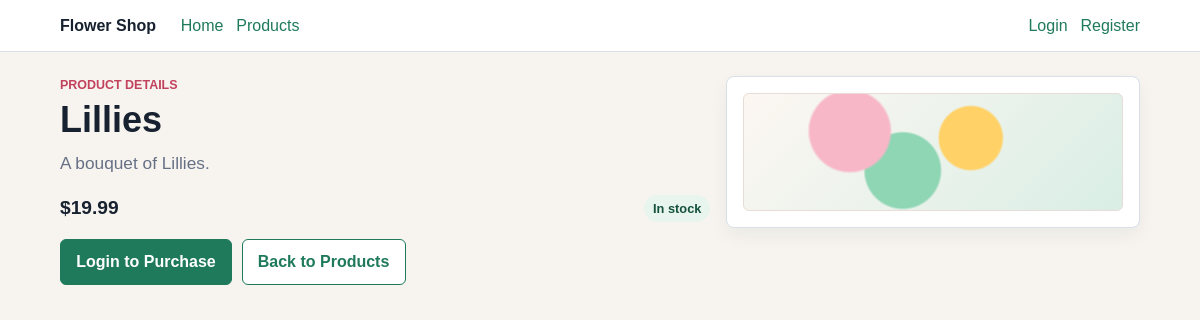
Screenshot of /products/2/ with the database file from the repository.
### shop/models.py (models this page shows, shortened)
class Product(models.Model):
	name = models.CharField(max_length=120)
	description = models.TextField(blank=True)
	price = models.DecimalField(max_digits=10, decimal_places=2)
	in_stock = models.BooleanField(default=True)
	created_at = models.DateTimeField(auto_now_add=True)

### shop/views.py (the view)
# urls.py: path("products/<int:pk>/", ProductDetailView.as_view(), name="product_detail"),
class ProductDetailView(DetailView):
	model = Product

### shop/templates/shop/product_detail.html (shortened to what this page needs)
{% extends 'shop/base.html' %}
{% block content %}
{% url 'checkout' product.pk as checkout_url %}
<div class="detail-layout">
    <section>
        <p class="eyebrow">Product details</p>
        <h1>{{ product.name }}</h1>
        <p class="lead">{{ product.description|default:"A seasonal arrangement prepared by the shop." }}</p>
        <div class="product-meta">
            <span class="price">${{ product.price }}</span>
            {% if product.in_stock %}
                <span class="status">In stock</span>
            {% else %}
                <span class="status unavailable">Out of stock</span>
            {% endif %}
        </div>
        <div class="actions" style="margin-top: 1rem;">
            {% if product.in_stock %}
                {% if user.is_authenticated %}
                    <a class="button" href="{{ checkout_url }}">Order This Arrangement</a>
                {% else %}
                    <a class="button" href="{% url 'login' %}?next={{ checkout_url|urlencode }}">Login to Purchase</a>
                {% endif %}
            {% else %}
                <span class="button muted">Currently Unavailable</span>
            {% endif %}
            <a class="button secondary" href="{% url 'product_list' %}">Back to Products</a>
        </div>
    </section>
    <aside class="panel">
        <div class="product-visual" aria-hidden="true"></div>
    </aside>
</div>
{% endblock %}

### shop/templates/shop/base.html (style rules this page uses)
:root { --ink: #17212f; --muted: #667085; --line: #d8e0ea; --surface: #ffffff; --page: #f7f4ef; --leaf: #1f7a5c; --leaf-dark: #14513f; --rose: #c2415d; --sky: #2f80ed; --amber: #b7791f; }
* { box-sizing: border-box; }
body { margin: 0; font-family: Arial, Helvetica, sans-serif; background: var(--page); color: var(--ink); line-height: 1.5; }
a { color: var(--leaf); text-decoration: none; }
.eyebrow { margin: 0 0 0.25rem; color: var(--rose); font-weight: 700; text-transform: uppercase; font-size: 0.78rem; }
h1, h2, h3 { line-height: 1.15; margin: 0 0 0.65rem; }
h1 { font-size: clamp(2rem, 3vw, 3rem); }
p { margin-top: 0; }
.lead { color: var(--muted); max-width: 670px; font-size: 1.08rem; }
.actions { display: flex; gap: 0.6rem; flex-wrap: wrap; align-items: center; }
.button, button { display: inline-flex; align-items: center; justify-content: center; min-height: 2.55rem; padding: 0.65rem 0.95rem; border: 1px solid var(--leaf); border-radius: 6px; background: var(--leaf); color: #fff; font: inherit; font-weight: 700; cursor: pointer; }
.button.secondary { background: var(--surface); color: var(--leaf); }
.product-card, .panel { background: var(--surface); border: 1px solid var(--line); border-radius: 8px; padding: 1rem; box-shadow: 0 8px 18px rgba(23, 33, 47, 0.05); }
.product-visual { min-height: 118px; border-radius: 6px; background: radial-gradient(circle at 28% 32%, #f7b7c7 0 14%, transparent 15%), radial-gradient(circle at 60% 38%, #ffd166 0 13%, transparent 14%), radial-gradient(circle at 42% 66%, #8fd6b4 0 16%, transparent 17%), linear-gradient(135deg, #fdf7f2 0%, #d9eee5 100%); border: 1px solid #e8dcd7; }
.product-meta { display: flex; justify-content: space-between; align-items: center; gap: 0.75rem; flex-wrap: wrap; }
.price { font-size: 1.2rem; font-weight: 700; }
.status { display: inline-flex; align-items: center; min-height: 1.7rem; padding: 0.25rem 0.55rem; border-radius: 999px; font-size: 0.8rem; font-weight: 700; background: #e8f5ee; color: var(--leaf-dark); }
.checkout-layout, .detail-layout { display: grid; grid-template-columns: minmax(0, 1.1fr) minmax(280px, 0.7fr); gap: 1rem; align-items: start; }

### rows the page displays
Product: name "Lillies", description "A bouquet of Lillies.", price "19.99"
